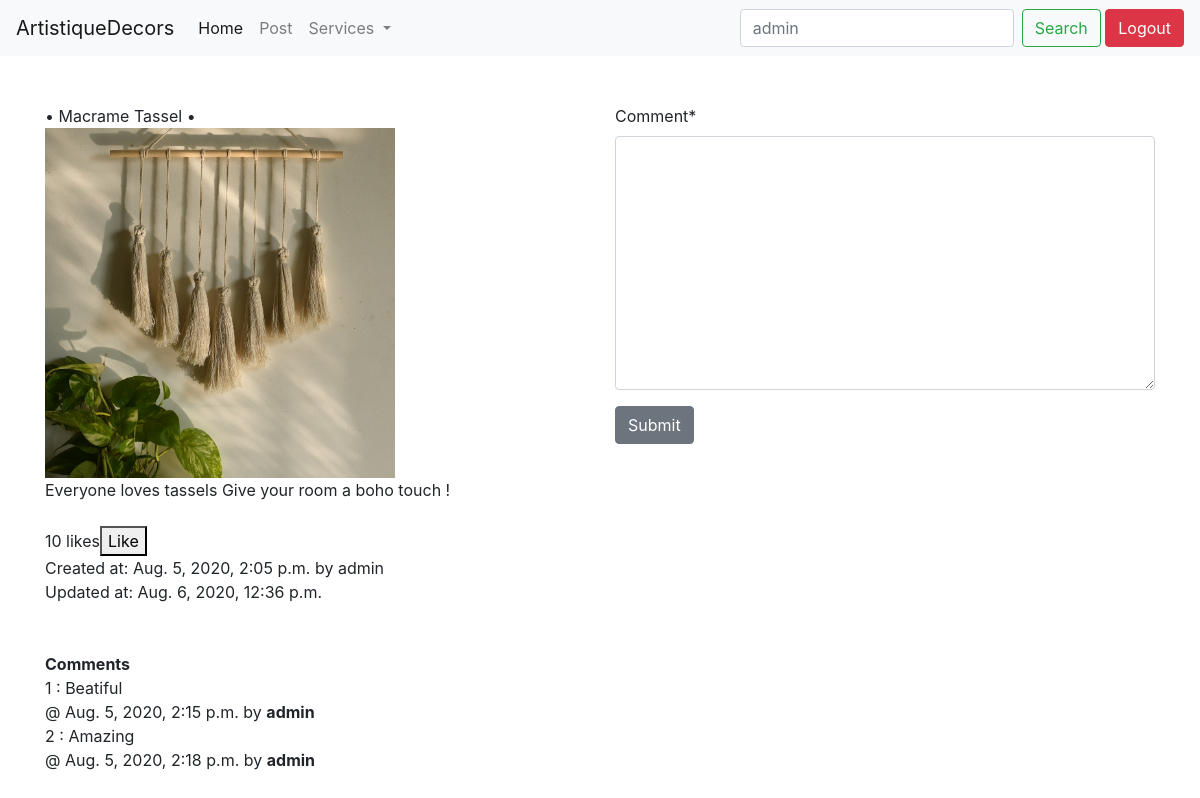
Page /detail/1/ (signed in) on the committed database.
### myapp/models.py (models this page shows, shortened)
class TimeStamp(models.Model):
	created_at = models.DateTimeField(auto_now_add = True)
	updated_at = models.DateTimeField(auto_now = True)
	user = models.ForeignKey(User,on_delete = models.CASCADE)
	class Meta:
		abstract = True

class Post(TimeStamp):
	title = models.CharField(max_length = 100,verbose_name = 'Title')
	description = models.TextField()
	image = models.ImageField(upload_to='')
	likes = models.IntegerField(default = 0)

class Comment(TimeStamp):
	post = models.ForeignKey(Post,on_delete = models.CASCADE)
	comment = models.TextField()

### myapp/views.py (the view)
# urls.py: path('detail/<int:pk>/',detail,name = 'detail'),
@login_required
def detail(request,pk):
    p = Post.objects.get(pk = pk)
    if request.method == 'POST':
        form = CommentForm(request.POST)
        if form.is_valid():
            comment = form.cleaned_data['comment']
            print(comment)
            c = Comment(post = p,comment = comment,user = request.user)
            c.save()
            comments = Comment.objects.filter(post = p)
            return HttpResponseRedirect(reverse('myapp:detail',args = (pk,) ))
    else:
        form = CommentForm()
    comments = Comment.objects.filter(post = p)
    return render(request, 'detail.html', {'form': form,'post':p,'comments':comments})

### myapp/forms.py
class CommentForm(forms.ModelForm):
	class Meta:
		model = Comment
		fields = ['comment']

### myapp/templates/detail.html (shortened to what this page needs)
{% extends 'base.html' %}
{% load crispy_forms_tags %}
{% block content %}
<div class="row">
	<div class="col-md-6">
{{post.title}}<br>
<img src="{{post.image.url}}" height="350" ><br>
{{post.description}}<br><br>
<span id="demo">{{post.likes}} likes</span><button onclick="onClick()">Like</button>
<br>
Created at: {{post.created_at}} by {{post.user}}<br>
Updated at: {{post.updated_at}}<br><br>
</div>
<br><br>
<div class="col-md-6">
<form action="" method="post">
    {{ form|crispy }}
    <input class="btn btn-secondary" type="submit" value="Submit">
</form>
</div>
</div>
<br>
{% if comments %}
<b>Comments </b><br>
{% for i in comments %}
{{forloop.counter}} : {{i.comment}}<br>
@ {{i.created_at}} by <b>{{i.user}}</b><br>
{% endfor %}
{% endif %}
{% endblock %}

### myapp/templates/base.html (shortened to what this page needs)
<!DOCTYPE html>
<html>
<head>
<link rel="stylesheet" href="https://stackpath.bootstrapcdn.com/bootstrap/4.5.0/css/bootstrap.min.css">
</head>
<body>
<nav class="navbar navbar-expand-lg navbar-light bg-light">
  <a class="navbar-brand" href=" {% url 'myapp:index' %} ">ArtistiqueDecors</a>
  <div class="collapse navbar-collapse" id="navbarSupportedContent">
    <ul class="navbar-nav mr-auto">
      <li class="nav-item active">
        <a class="nav-link" href=" {% url 'myapp:index' %} ">Home <span class="sr-only">(current)</span></a>
      </li>
      <li class="nav-item">
        <a class="nav-link" href="{% url 'myapp:create' %}">Post</a>
      </li>
      <li class="nav-item dropdown">
        <a class="nav-link dropdown-toggle" href="#" id="navbarDropdown" role="button" data-toggle="dropdown" aria-haspopup="true" aria-expanded="false">
          Services
        </a>
      </li>
      <li class="nav-item">
        <a class="nav-link disabled" href="#"></a>
      </li>
    </ul>
    <form class="form-inline my-2 my-lg-0">
      <input class="form-control mr-sm-2" type="search" placeholder={{request.user}} aria-label="Search">
      <button class="btn btn-outline-success my-2 my-sm-0" type="submit">Search</button> &nbsp;
    </form>
  </div>
  {% if user.is_authenticated %}
  <a class="btn btn-danger" href="{% url 'auth_logout' %}">Logout</a>
  {% else %}
  <a class="btn btn-primary" href="{% url 'auth_login' %}">Login</a>&nbsp;&nbsp;
  <a class="btn btn-success" href="{% url 'registration_register' %}">Register</a>
  {% endif %}
</nav>
<div class="container">
	<br><br>
{% block content %}{% endblock %}
</div>
<br><br>
</body>
</html>

### rows in the picture
Post: title "• Macrame Tassel •", image (picture), description "Everyone loves tassels Give your room a boho touch !", likes "10", created_at "Aug. 5, 2020, 2:05 p.m.", user "admin", updated_at "Aug. 6, 2020, 12:36 p.m."
Comment: comment "Beatiful", created_at "Aug. 5, 2020, 2:15 p.m.", user "admin"
Comment: comment "Amazing", created_at "Aug. 5, 2020, 2:18 p.m.", user "admin"
